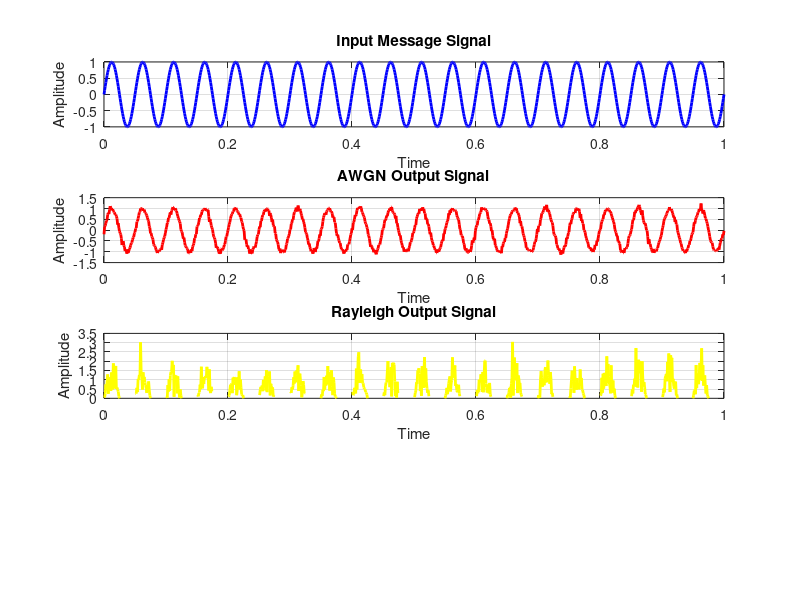

Write MATLAB code to recreate this figure.
clc
clear all;
close all;

% signal chracteristics
fs = 1000;
t = 0:1/fs:1;
f = 20;
snr = 20;

% input message signal (sine wave)
x = sin(2 * pi * f * t);% generates a sine wave of frequency f

% plot the input signal (sine wave)
subplot(4,1,1),plot(t, x, 'b', 'Linewidth', 2);
xlabel('Time');
ylabel('Amplitude');
title('Input Message Signal');
grid on;

% signal with white Gaussian noise
x_nn = awgn(x, snr, 'measured');% adds White Gaussian Noise to the signal

% plot the noisy signal
% 'r' gives red colour plot
subplot(4,1,2),plot(t, x_nn, 'r', 'Linewidth', 2);
xlabel('Time');
ylabel('Amplitude');
title('AWGN Output Signal');
grid on;

x_rf = raylrnd(x);% adds rayleigh Noise to the signal
% plot the noisy signal
subplot(4,1,3),plot(t, x_rf, 'y', 'Linewidth', 2);
xlabel('Time');
ylabel('Amplitude');
title('Rayleigh Output Signal');
grid on;
